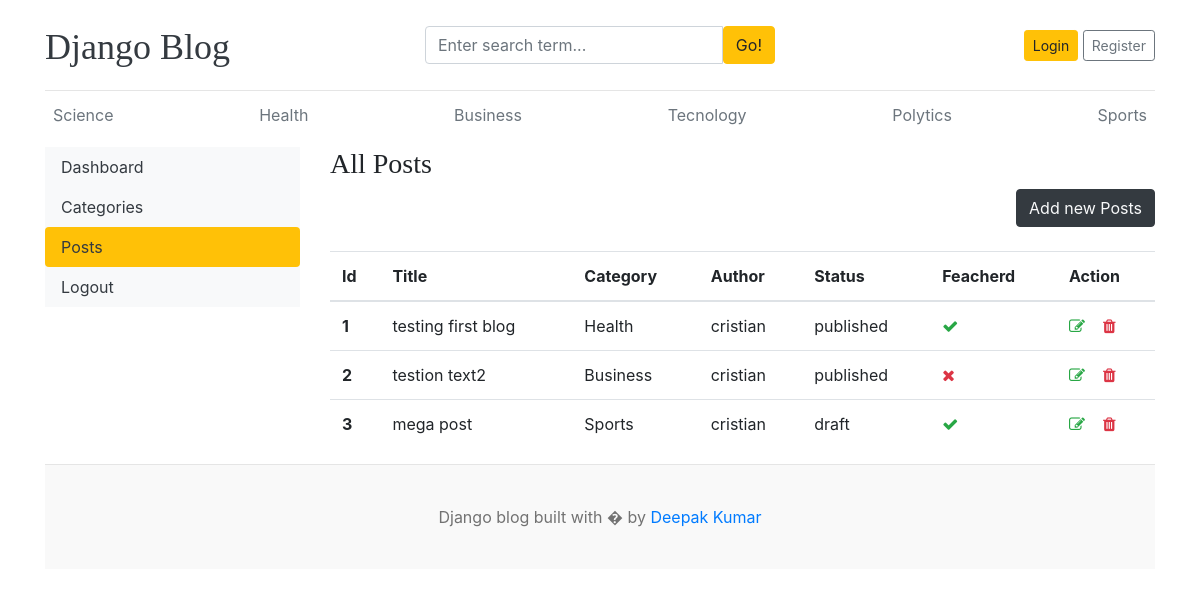
The app's page /dashboard/posts/ with its own data.
### blogs/models.py (models this page shows, shortened)
class Category(models.Model):
  category_name = models.CharField(max_length=50,unique=True)
  created_at = models.DateTimeField(auto_now_add=True)
  updated_at = models.DateTimeField(auto_now=True)
  class Meta:
    verbose_name_plural = 'Categories'
  def __str__(self):
    return self.category_name

class Blogs(models.Model):
  title = models.CharField(max_length=100,unique=True)
  slug = models.SlugField(unique=True, blank=True)
  category = models.ForeignKey(Category,on_delete=models.CASCADE)
  author = models.ForeignKey(User,on_delete=models.CASCADE)
  blog_image = models.ImageField(upload_to='uploads/%y/%m/%d')
  short_description = models.TextField(max_length=1000)
  blog_body = models.TextField(max_length=3000)
  status = models.CharField(max_length=100,choices= STATUS_CHOICE,default='draft')
  is_feacherd = models.BooleanField(default=False)
  created_at = models.DateTimeField(auto_now_add=True)
  updated_at = models.DateTimeField(auto_now=True)
  class Meta:
    verbose_name_plural = "blogs"

### dashboards/views.py (the view)
# urls.py: path('posts/', views.posts, name="posts"),
def posts(request):
  posts = Blogs.objects.all()
  context = {
    "posts":posts
  }
  return render(request, 'dashboard/posts.html',context)

### blogs/context_processors.py (called while the page is built)
def get_categories(request):
  categories = Category.objects.all()
  return dict(categories=categories)

### templates/dashboard/posts.html
{% extends "../base/base.html" %}
{% block content %}
<div class="row">
  {% include './leftsidebar.html' %}
  <div class="col-md-9">
    <h3>All Posts</h3>
    <a href="{% url 'add_posts' %}" class="btn btn-dark text-light mb-4 float-right">Add new Posts</a>
    <table class="table table-hover">
      <thead>
        <tr>
          <th>Id</th>
          <th>Title</th>
          <th>Category</th>
          <th>Author</th>
          <th>Status</th>
          <th>Feacherd</th>
          <th>Action</th>
        </tr>
      </thead>
      <tbody>
        {% for post in posts %}
          <tr>
            <th>{{ forloop.counter }}</th>
            <td>{{ post.title }}</td>
            <td>{{ post.category }}</td>
            <td>{{ post.author }}</td>
            <td>{{ post.status }}</td>
            <td>{% if post.is_feacherd %} <i class="fa fa-check text-success"></i> {% else %} <i class="fa fa-times text-danger"></i> {% endif %}</td>
            <td>
              <a href="{% url 'edit_posts' post.id %}"><i class="fa fa-edit text-success"></i> &nbsp;&nbsp;</a>
              <a href="{% url 'delete_posts' post.id %}"><i class="fa fa-trash text-danger"></i></a>
            </td>
          </tr>
        {% endfor %}
      </tbody>
    </table>
  </div>
</div>
{% endblock  %}

### templates/base/header.html (shortened to what this page needs)
{% load static %}
<!DOCTYPE html>
<html lang="en">
<head>
    <link href="https://getbootstrap.com/docs/4.0/dist/css/bootstrap.min.css" rel="stylesheet">
    <link href="{% static 'css/blog.css' %}" rel="stylesheet">
    <link rel="stylesheet" href="https://cdnjs.cloudflare.com/ajax/libs/font-awesome/4.7.0/css/font-awesome.min.css"/>
  </head>
<body>
    <div class="container">
      <header class="blog-header py-3">
        <div class="row flex-nowrap justify-content-between align-items-center">
          <div class="col-4 pt-1">
            <a class="blog-header-logo text-dark" href="/">Django Blog</a>
          </div>
          <div class="col-4">
            <form action="{% url 'search' %}" method="GET">
              <div class="input-group">
                        <input class="form-control" name="keyword" type="text" placeholder="Enter search term..." aria-label="Enter search term..." aria-describedby="button-search" />
                        <button type="submit" class="btn btn-warning" id="button-search" type="button">Go!</button>
                    </div>
            </form>
          </div>
          <div class="col-4 d-flex justify-content-end align-items-center">
            {% if not user.is_authenticated %}
            <a class="btn btn-sm btn-warning" href="{% url 'login' %}">Login</a> &nbsp;
            <a class="btn btn-sm btn-outline-secondary" href="{% url 'register' %}">Register</a>
            {% else %}
            {% comment %} <span>You are logged in as {{ user }}</span> &nbsp; {% endcomment %}
            <span><a href="{% url 'dashboard' %}" class="btn btn-warning">Dashboard</a></span> &nbsp;
            <span>
              <a href="{% url 'logout' %}">Logout</a>
            </span>
            {% endif%}
          </div>
        </div>
      </header>
      <div class="nav-scroller py-1 mb-2">
        <nav class="nav d-flex justify-content-between">
          {%for category in categories%}
            <a class="p-2 text-muted" href="{% url 'post_by_category' category.id  %}">{{category.category_name}}</a>
          {%endfor %}
        </nav>
      </div>

### static/css/blog.css (style rules this page uses)
.blog-header { border-bottom: 1px solid #e5e5e5; }
.blog-header-logo { font-family: "Playfair Display", Georgia, "Times New Roman", serif ; font-size: 2.25rem; }
h1, h2, h3, h4, h5, h6 { font-family: "Playfair Display", Georgia, "Times New Roman", serif ; }

### records on screen
Category: category_name "Science"
Category: category_name "Health"
Category: category_name "Business"
Category: category_name "Tecnology"
Category: category_name "Polytics"
Category: category_name "Sports"
Blogs: title "testing first blog", category "Health", author "cristian", status "published", is_feacherd True (drawn)
Blogs: title "testion text2", category "Business", author "cristian", status "published", is_feacherd False (drawn)
Blogs: title "mega post", category "Sports", author "cristian", status "draft", is_feacherd True (drawn)
